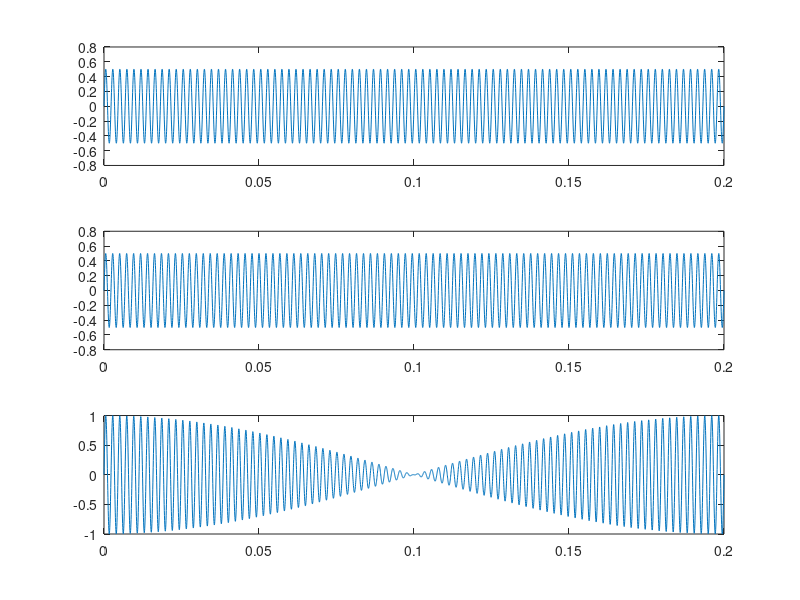

Recreate this plot in MATLAB.
close all;
clear all;
clc;

f1=440;
f2=445;
Amp = 0.5;
ts=22000;
T=0.2;
t=0:1/ts:T;
y1=Amp * sin(2*pi*f1*t);
y2=Amp * sin(2*pi*f2*t);
y3 = y1+y2;

subplot(3,1,1);
plot(t,y1);

subplot(3,1,2);
plot(t,y2);

subplot(3,1,3);
plot(t,y3);